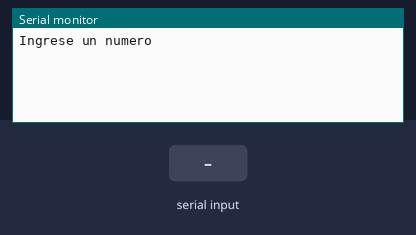
The sketch below on a simulated Arduino Uno, built with avr-gcc and run on an emulated ATmega328P. Parts: the last lines printed to the serial monitor. The test bench sets the inputs (shaded band).

Above: at 1.2 s.
1.3 s: "90,45\n" received over Serial
At 3.2 s:
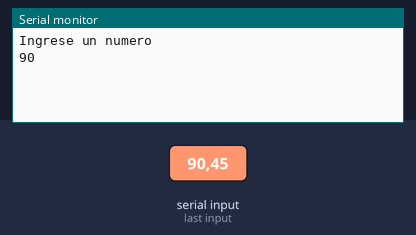
3.8 s: "30,150\n" received over Serial
At 6.3 s:
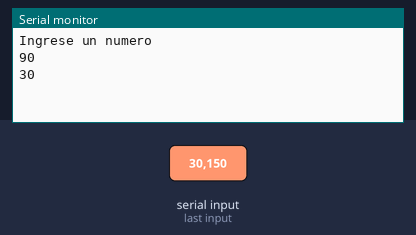

The sketch:

Prog_3_LeerNumeros.ino
```cpp
//Variables
int dato;

void setup() {
  // put your setup code here, to run once:
  Serial.begin(9600);
  Serial.println("Ingrese un numero");

}

void loop() {
  // put your main code here, to run repeatedly:

  if(Serial.available()>0){
  dato = Serial.readString().toInt(); // lee el buffer

  Serial.println(dato);
}
delay(100);
}
```

Measured:
- after the input at 1.3 s, the serial monitor: prints a new line after 1.1 s (image 1)
- after the input at 3.8 s, the serial monitor: prints a new line after 1.1 s (image 2)
